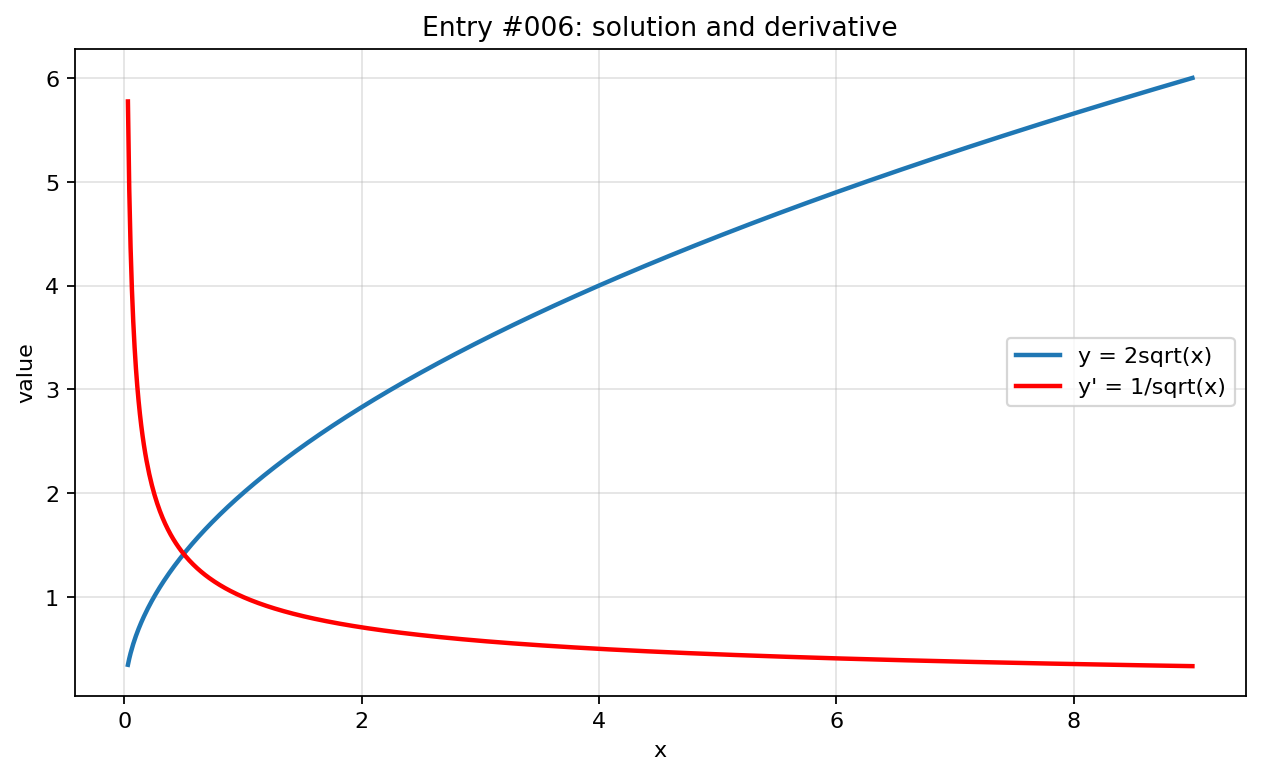

Reproduce this figure in Python.
import numpy as np
import matplotlib.pyplot as plt

x = np.linspace(0.03, 9, 800)

with np.errstate(divide="ignore", invalid="ignore", over="ignore"):
    y = 2*np.sqrt(x)
    y_prime = 1/np.sqrt(x)

plt.figure(figsize=(8, 5))
plt.plot(x, y, label="y = 2sqrt(x)", linewidth=2)
plt.plot(x, y_prime, label="y' = 1/sqrt(x)", linewidth=2, color="red")
plt.title("Entry #006: solution and derivative")
plt.xlabel("x")
plt.ylabel("value")
plt.grid(True, alpha=0.35)
plt.legend()
plt.tight_layout()
plt.show()
